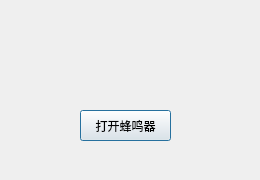
<?xml version="1.0" encoding="UTF-8"?>
<ui version="4.0">
 <class>buzzer</class>
 <widget class="QDialog" name="buzzer">
  <property name="geometry">
   <rect>
    <x>0</x>
    <y>0</y>
    <width>260</width>
    <height>180</height>
   </rect>
  </property>
  <property name="windowTitle">
   <string>Dialog</string>
  </property>
  <widget class="QLabel" name="label">
   <property name="geometry">
    <rect>
     <x>90</x>
     <y>10</y>
     <width>91</width>
     <height>91</height>
    </rect>
   </property>
   <property name="styleSheet">
    <string notr="true">border-image: url(:/new/prefix2/desk_pic/蜂鸣器测试_normal.png);</string>
   </property>
   <property name="text">
    <string/>
   </property>
  </widget>
  <widget class="QPushButton" name="buzzerCtrlBtn">
   <property name="geometry">
    <rect>
     <x>80</x>
     <y>110</y>
     <width>91</width>
     <height>31</height>
    </rect>
   </property>
   <property name="text">
    <string>打开蜂鸣器</string>
   </property>
  </widget>
 </widget>
 <resources/>
 <connections/>
</ui>
